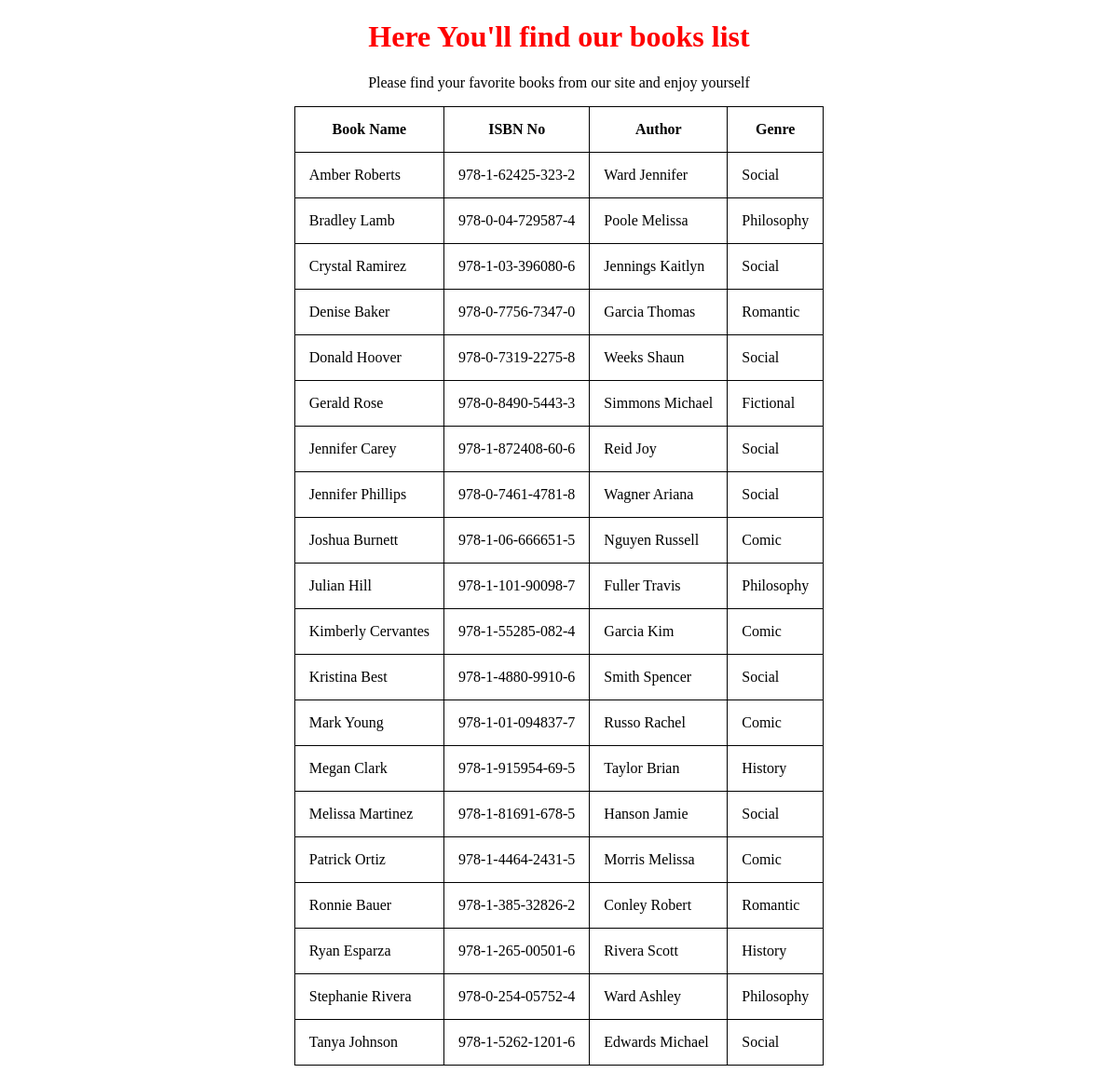
Screenshot of /my_app/books with the database file from the repository.
### my_app/models.py (models this page shows, shortened)
class Book(models.Model):
    title = models.CharField(max_length=200)
    isbn = models.CharField('ISBN', max_length=13, unique=True, default='0000000000000',
        help_text='13 Character <a href="https://www.isbn-international.org/content/what-isbn">ISBN number</a>')
    author = models.ForeignKey('Author', on_delete=models.SET_NULL, null = True)
    summary = models.TextField(max_length=1000, help_text='Enter a brief about the book')
    genre = models.ManyToManyField(Genre, help_text='Select a genre')

class Author(models.Model):
    first_name = models.CharField(max_length=200)
    last_name = models.CharField(max_length=200)
    date_of_birth = models.DateField(null=True, blank=True)
    date_of_death = models.DateField('Died', null=True, blank=True)
    def __str__(self):
        return f'{self.last_name} {self.first_name}'

class Genre(models.Model):
    name = models.CharField(max_length=200, help_text='Enter a Book Genre(topic it relates) (Eg: Sports, Entertainment etc.,)')
    def __str__(self):
        return self.name

### my_app/views.py (the view)
# urls.py: path('books', views.books, name='books')
def books(request):
    books = Book.objects.order_by('title')
    list_of_books = {'books_list': books}
    return render(request, 'books.html', context=list_of_books)

### my_app/templates/books.html (shortened to what this page needs)
<!DOCTYPE html>
{% load static %}
<html lang="en" dir="ltr">
  <head>
    <link rel="stylesheet" href="{% static '/css/books.css' %}">
  </head>
  <body>
    <h1>Here You'll find our books list</h1>
    <p>Please find your favorite books from our site and enjoy yourself</p>
    <div class="book_section">
      {% if books_list %}
        <table>
          <thead>
            <th>Book Name</th>
            <th>ISBN No</th>
            <th>Author</th>
            <th>Genre</th>
          </thead>
          {% for each_book in books_list %}
            <tr>
              <td>{{ each_book.title }}</td>
              <td>{{ each_book.isbn }}</td>
              <td>{{ each_book.author }}</td>
              {% for item in each_book.genre.all %}
                <td>{{ item }}</td>
                {% empty %}
                <td>empty list!</td>
              {% endfor %}
            </tr>
          {% endfor %}
        </table>
        {% else %}
          <p> No Books available here </p>
        {% endif %}
    </div>
  </body>
</html>

### static/css/books.css (style rules this page uses)
h1 { color: red; }
table, th, td { border: 1px solid black; border-collapse: collapse; }
th, td { padding: 15px; }
p, h1 { text-align: center; }
table { margin-left: auto; margin-right: auto; }

### rows the page displays
Book: title "Amber Roberts", isbn "978-1-62425-323-2", author "Ward Jennifer"
Genre: name "Social"
Book: title "Bradley Lamb", isbn "978-0-04-729587-4", author "Poole Melissa"
Genre: name "Philosophy"
Book: title "Crystal Ramirez", isbn "978-1-03-396080-6", author "Jennings Kaitlyn"
Book: title "Denise Baker", isbn "978-0-7756-7347-0", author "Garcia Thomas"
Genre: name "Romantic"
Book: title "Donald Hoover", isbn "978-0-7319-2275-8", author "Weeks Shaun"
Book: title "Gerald Rose", isbn "978-0-8490-5443-3", author "Simmons Michael"
Genre: name "Fictional"
Book: title "Jennifer Carey", isbn "978-1-872408-60-6", author "Reid Joy"
Book: title "Jennifer Phillips", isbn "978-0-7461-4781-8", author "Wagner Ariana"
Book: title "Joshua Burnett", isbn "978-1-06-666651-5", author "Nguyen Russell"
Genre: name "Comic"
Book: title "Julian Hill", isbn "978-1-101-90098-7", author "Fuller Travis"
Book: title "Kimberly Cervantes", isbn "978-1-55285-082-4", author "Garcia Kim"
Book: title "Kristina Best", isbn "978-1-4880-9910-6", author "Smith Spencer"
Book: title "Mark Young", isbn "978-1-01-094837-7", author "Russo Rachel"
Book: title "Megan Clark", isbn "978-1-915954-69-5", author "Taylor Brian"
Genre: name "History"
Book: title "Melissa Martinez", isbn "978-1-81691-678-5", author "Hanson Jamie"
Book: title "Patrick Ortiz", isbn "978-1-4464-2431-5", author "Morris Melissa"
Book: title "Ronnie Bauer", isbn "978-1-385-32826-2", author "Conley Robert"
Book: title "Ryan Esparza", isbn "978-1-265-00501-6", author "Rivera Scott"
Book: title "Stephanie Rivera", isbn "978-0-254-05752-4", author "Ward Ashley"
Book: title "Tanya Johnson", isbn "978-1-5262-1201-6", author "Edwards Michael"
